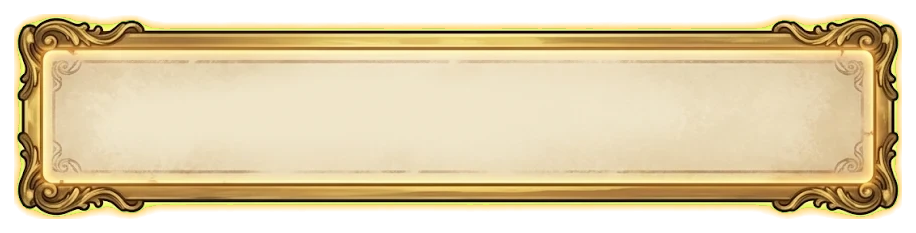
#> input picture assets/ui/card-active.png, 916 x 233 px
$ python cut_sheet.py ../assets/ui/card-active.png ../assets/ui/card-active.png
#> lines starting #> are read from the running program, lines starting #| are printed output that depends on the picture
# 把綠底（還有白色間隔條）的素材總表去背、切開（翊文 11-11：「兩張總表是 JPG（綠底），要自己去背、切開」）。
# 用法（anaconda 的 python，要 PIL、numpy、scipy）：
#   python tools/cut_sheet.py 總表.jpg 輸出資料夾 名字1 名字2 ...
# 名字照「由上到下、同一列由左到右」的順序給；個數要跟切出來的壹樣，不壹樣會印出每塊的位置讓你對。
# 做法：
#   1. 綠色（g 比 r、b 都大很多）→ 透明；邊緣半透明，顏色去掉綠色（把 g 壓到 max(r, b)）。
#   2. 白色間隔條（很白、很平）也當背景。
#   3. 發光的外圈原本被綠底混成黃綠色：半透明的地方把顏色換成暖金色（照 card-active.png 的處理）。
#   4. 用連通區塊找出每壹塊，太小的（雜點）丟掉，每塊多留 6px 邊。
import sys, os
import numpy as np
from PIL import Image
from scipy import ndimage

src, out = sys.argv[1], sys.argv[2]
names = sys.argv[3:]
im = np.asarray(Image.open(src).convert("RGB")).astype(np.float32)
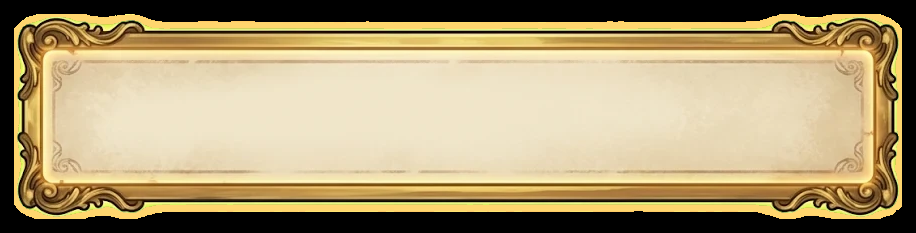
#> im: shape (233, 916, 3) float32; mean R, G, B 174.4, 156.7, 117
r, g, b = im[..., 0], im[..., 1], im[..., 2]
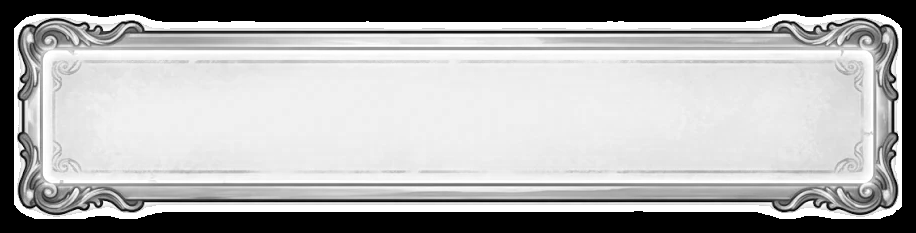
#> r: shape (233, 916) float32; min 0, max 255, mean 174.3
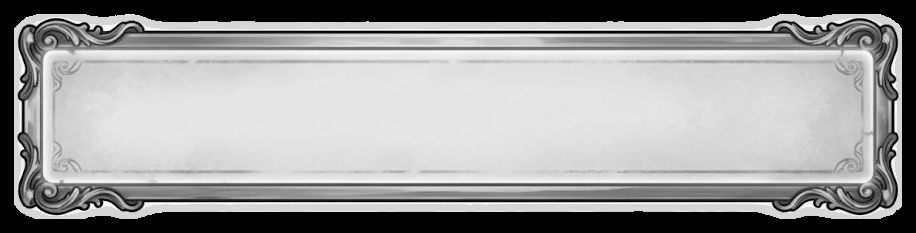
#> g: shape (233, 916) float32; min 0, max 255, mean 156.7
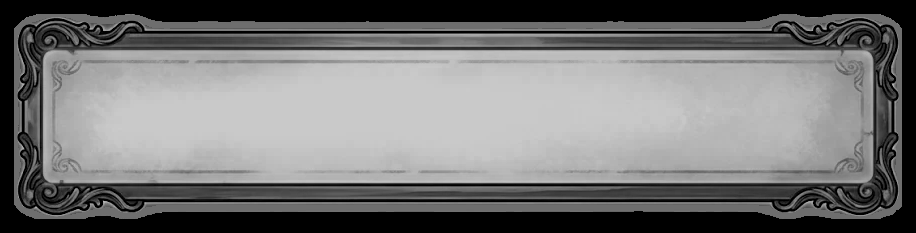
#> b: shape (233, 916) float32; min 0, max 203, mean 116.9

# 綠的程度：g 比另外兩色多多少（0～1）
# 只認綠幕那種很亮的純綠（g 很高、r、b 很低），東西本身的綠色（綠章、綠點，比較暗或比較灰）不算
green = np.clip((g - np.maximum(r, b) - 60) / 80.0, 0, 1) * np.clip((g - 150) / 60.0, 0, 1)
#> green: shape (233, 916) float32; every value is 0
# 白色間隔，和白跟綠交界那壹條淡綠
white = (((r > 225) & (g > 225) & (b > 225)) | ((g > 200) & (r > 170) & (b > 170) & (g - np.maximum(r, b) > 15))).astype(np.float32)
alpha = 1.0 - np.maximum(green, white)
#> alpha: shape (233, 916) float32; every value is 1

# 去綠：把 g 壓到 max(r, b) 附近
g2 = np.minimum(g, np.maximum(r, b) + 10)
rgb = np.stack([r, g2, b], -1)
# 發光的半透明外圈改暖金色
semi = (alpha > 0.02) & (alpha < 0.85)
#> semi: shape (233, 916) bool; every value is 0
gold = np.array([235, 190, 95], np.float32)
rgb[semi] = rgb[semi] * 0.35 + gold * 0.65

mask = alpha > 0.5
#> mask: shape (233, 916) bool; every value is 1
mask = ndimage.binary_opening(mask, iterations=int(os.environ.get("CUT_OPEN", "2"))) if int(os.environ.get("CUT_OPEN", "2")) > 0 else mask  # 細線的素材（燈串）用 CUT_OPEN=0
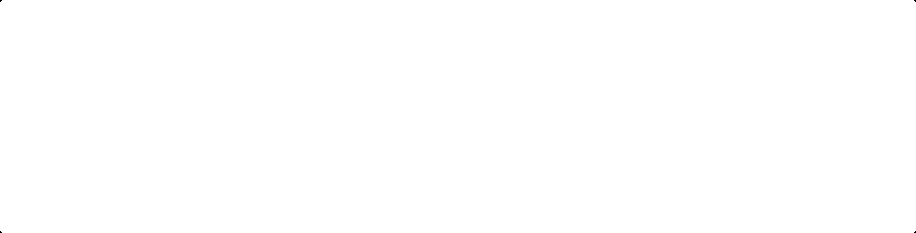
#> mask: shape (233, 916) bool; 100% white; black in thin lines or dots
lab, n = ndimage.label(mask)
#> lab: shape (233, 916) int32; values 0 (black) and 1 (white), 100% white; black in thin lines or dots
#> n = 1
boxes = ndimage.find_objects(lab)
#> boxes = 1 item
H, W = mask.shape
#> H = 233; W = 916
parts = []
for i, sl in enumerate(boxes):
    if sl is None: continue
    ys, xs = sl
    h, w = ys.stop - ys.start, xs.stop - xs.start
    if h * w < 2500: continue
    parts.append((ys.start, xs.start, ys.stop, xs.stop))
#> this loop made 1 pass
#> (h, w) on pass 1: (233, 916)
#> after the loop, parts = [(0, 0, 233, 916)]
# 同壹列（中心高度差不多）由左到右
parts.sort(key=lambda p: (round(((p[0] + p[2]) / 2) / 60), p[1]))
# 把同壹列的再照 y 中心分組，避免高度不同排錯
rows = []
for p in sorted(parts, key=lambda p: (p[0] + p[2]) / 2):
    cy = (p[0] + p[2]) / 2
    if rows and abs(rows[-1][0] - cy) < max(40, (p[2] - p[0]) * 0.35):
        rows[-1][1].append(p)
    else:
        rows.append([cy, [p]])
#> this loop made 1 pass
#> (p, cy) on pass 1: ((0, 0, 233, 916), 116.5)
#> after the loop, rows = 1 item
ordered = [q for _, ps in rows for q in sorted(ps, key=lambda p: p[1])]
#> ordered = [(0, 0, 233, 916)]
for i, p in enumerate(ordered):
    print(i + 1, "y", p[0], p[2], "x", p[1], p[3], "size", p[3] - p[1], "x", p[2] - p[0])
#> this loop made 1 pass
#| 1 y 0 233 x 0 916 size 916 x 233
if len(names) != len(ordered):
    print("名字", len(names), "個，切出來", len(ordered), "塊：對不上，沒有存")
#| 名字 0 個，切出來 1 塊：對不上，沒有存
#> (the run stopped early here; a loop or call above may not have finished)
